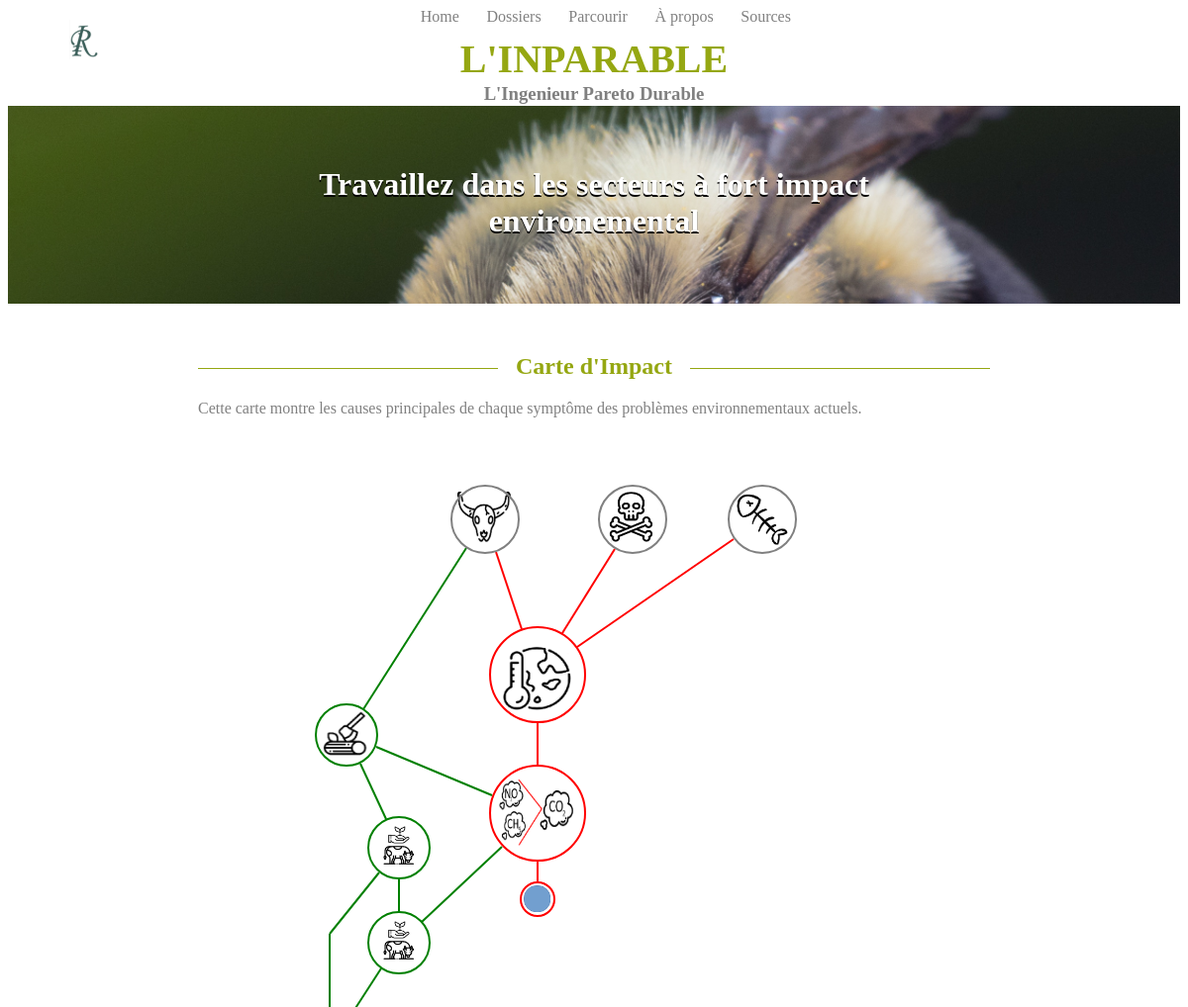
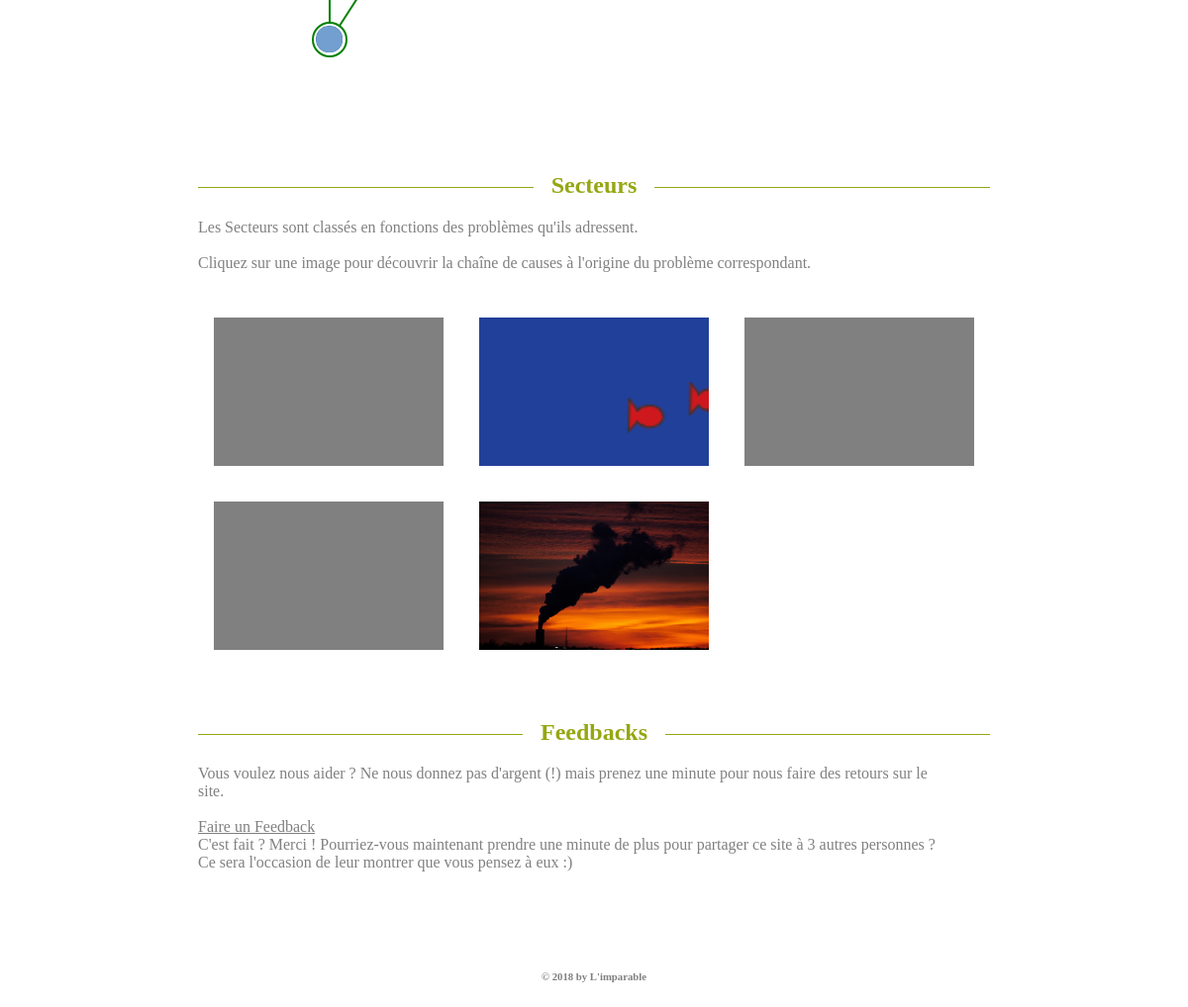
The page /ecosyn/ on the database its author committed (2 pictures, top to bottom).
### ecosyn/models.py (models this page shows, shortened)
class SujetOrSecteur(models.Model):
    name = models.CharField(max_length = 100)
    title = models.CharField(max_length=200)
    short_description = models.CharField(max_length=400, blank=True)
    date_created = models.DateField(auto_now_add = True)
    header_picture = models.ForeignKey(Picture, null = True, blank = True,
        on_delete = models.SET_NULL,
        related_name="+")
    icon_picture = models.ForeignKey(Icon, null = True, blank = True,
        on_delete = models.SET_NULL,
        related_name="+")
    def get_sections(self):
        sec=self.section_set.order_by("order").all()
        res=[]
        order=0
        temp=[]
        for i in sec:
            if i.order!=order:
                res.append(temp)
                temp=[i]
                order=i.order
            else:
                temp.append(i)
        res.append(temp)
        return res
    class Meta:
        abstract = True

class Page(SujetOrSecteur):
    pass

class Picture(models.Model):
    title = models.CharField(max_length=400, blank=True)
    source = models.CharField(max_length=300, blank=True)
    picture = models.ImageField(upload_to = "ecosyn/pictures/",
                                null = True, blank=True)
    link = models.CharField(max_length=400, blank=True)
    dims = models.ForeignKey(PictureDim, on_delete= models.SET_NULL,
                                null=True, blank=True)

class Section(models.Model):
    title = models.CharField(max_length=200, blank=True)
    subtitle = models.CharField(max_length=200, blank=True)
    text = models.TextField(default="", blank=True)
    order = models.PositiveSmallIntegerField()
    opinion = models.BooleanField(blank=True, default = False)
    background = models.ForeignKey(Picture, on_delete = models.SET_NULL,
        null = True, blank=True)
    sujet = models.ForeignKey(Sujet, on_delete = models.CASCADE,
        related_name = "section_set", null = True, blank=True)
    secteur = models.ForeignKey(Secteur, on_delete = models.CASCADE,
        related_name = "section_set", null = True, blank=True)
    page = models.ForeignKey(Page, on_delete = models.CASCADE,
        related_name = "section_set", null = True, blank=True)
    def get_text(self):
        res=[]
        last=False
        text=self.text
        if text=="":
            return text
        text=find_links(self.text)
        for i in text.split('\n'):
            boo=i[0]=='-'
            if boo:
                i = "\n<li> %s </li>"%i[1:]
            else:
                i = "\n" + i
            if not last and boo:
                i = "\n</p><ul>" + i[1:]
            elif last and not boo:
                i = "\n</ul><p>" + i
            last=boo
            res.append(i)
        if last:
            res.append("</ul><p>")
        res = "".join(res)
        res=res.replace("\r\n","</p><p>")
        res=res.replace("\r","")
        res=res.replace("</p><p></p><p>","</p><br><p>")
        res=res.replace("</p><p></p><p>","</p><br><p>")
        return res
    def get_illustrations(self):
        temp=[["middle",[],0,0],["middle",[],0,0],["center",[],0,0]]
        for pic in self.illustrations.all():
            if pic.position=="L":
                temp[0][1].append(pic)
                temp[0][2]=max(temp[0][2],pic.width)
                temp[0][3]+=pic.height
            elif pic.position=="R":
                temp[1][1].append(pic)
                temp[1][2]=max(temp[1][2],pic.width)
                temp[1][3]+=pic.height
            else:
                temp[2][1].append(pic)
                temp[2][2]+=pic.width
                temp[2][3]=max(temp[2][3],pic.height)
        temp[0][3]=max(temp[0][3],temp[1][3])
        temp[1][3]=temp[0][3]
        if len(temp[2][1])>0:
            pos = temp[2][1][0].position
            if pos == "BR":
                temp[2][0] = "right"
            elif pos == "BL":
                temp[2][0] = "left"
        for i in range(2):
            if len(temp[i][1])>0:
                pos = temp[i][1][0].position
                if pos in ["RT","LT"]:
                    temp[i][0] = "top"
                elif pos in ["RB","LB"]:
                    temp[i][0] = "bottom"
        self.text_size=(-temp[0][2]-temp[1][2],-temp[2][3])
        print(temp)
        return temp

class Illustration(models.Model):
    name = models.CharField(max_length=50,default="Illustration")
    section = models.ManyToManyField(Section,related_name="illustrations")
    position = models.CharField(max_length=2,choices=POSITIONS, default="L")
    picture = models.ForeignKey(Picture, on_delete=models.SET_NULL, null=True, blank=True)
    code = models.TextField(null=True, blank=True)
    height = models.IntegerField()
    width = models.IntegerField()
    def picture_size(self):
        w,h=self.width,self.height
        if self.picture is None:
            return False
        else:
            size_pic,size_crop,margin_pic=self.picture.resize(width=w,height=h)
            self.size_pic = size_pic
            self.size_crop = size_crop
            self.margin_pic = margin_pic
        return True
    def get_diagram(self):
        self_nodes=self.nodes.all()
        self_arrows=self.arrows.all()
        if len(self_nodes)==0:
            return False
        nodes = [n.get_icon_obj() for n in self_nodes]
        node_liens = [n.liens.all() for n in self_nodes]
        pairs = []
        for n,n_liens in zip(nodes,node_liens):
            if len(n_liens)==0:
                    liens = Lien.objects.filter(cause__id=n.target_id).all()
                    liens = [l.consequence.id for l in liens]
                    temp = [(n,target) for target in nodes if target.target_id in liens]
                    pairs.extend(temp)
            else:
                ids=set([(i.cause.id,i.consequence.id) for i in n_liens])
                for n in nodes:
                    pairs.extend([(n,i) for i in nodes if i is not n and
                                    (n.target_id,i.target_id) in ids])
        ids = set([(i.cause.id,i.consequence.id) for i in self_arrows])
        pairs = [p for p in pairs if (p[0].target_id,p[1].target_id) not in ids]
        lines=[]
        arrows=[]
        for obj in self_arrows:
            n0=[i for i in nodes if i.node_id==obj.cause.id]
            n1=[i for i in nodes if i.node_id==obj.consequence.id]
            if len(n0)!=1 or len(n1)!=1:
                continue
            n0=n0[0]
            n1=n1[0]
            pt=[(obj.X0, obj.Y0), (obj.X1,obj.Y1)]
            pt=[np.array(i) for i in pt if None not in i]
            if len(pt)==0:
                pairs.append((n0,n1))
                continue
            pairs = [p for p in pairs if (p[0].node_id,p[1].node_id)!=(n0.node_id,n1.node_id)]
            vect = pt[0]-np.array(n0.pos)
            first_pt = np.array(n0.pos)+vect*n0.size/np.sqrt(sum(vect*vect))
            vect = np.array(n1.pos) - pt[-1]
            last_pt = np.array(n1.pos)-vect*n1.size/np.sqrt(sum(vect*vect))
            pt=[first_pt,*pt,last_pt]
            lines.extend([((*i,*j),n0.color) for i,j in zip(pt[:-1],pt[1:])])
            arrows.append(((*pt[-2],*pt[-1]),n0.color))
        margin=10
        line_width=2
        diagram=DiagramObj(self.id,nodes,pairs,margin,
                            self.width,self.height,line_width)
        diagram.add_arrows(arrows,lines)
        print(diagram.lines)
        return diagram

class Secteur(SujetOrSecteur):
    color = models.CharField(max_length = 50, default="grey")
    order = models.IntegerField(default = 0)

### ecosyn/views.py (the view)
# urls.py: 2. Add a URL to urlpatterns:  path('', views.home, name='home')
def home(request):
    page = get_object_or_404(Page, name="Accueil")
    secteur_list = Secteur.objects.order_by('-name').all()
    context={"object":page, "secteur_list":secteur_list}
    return render(request,'ecosyn/home.html',context)

### ecosyn/templates/ecosyn/home.html (shortened to what this page needs)
{% extends "ecosyn/section/page_generic.html" %}
{% block sections %}
{% for section_list in object.get_sections %}
{% if section_list %}
{% include "ecosyn/section/part_generic.html" %}
{% if section_list.0.title == "Secteurs" %}
<div id="Secteur_list_container">
{% for sec in secteur_list %}
    <div class="secteur_container" id="secteur_container_{{sec.id}}"
        style="{% if sec.header_picture %}
        background-image: url({{ sec.header_picture.picture.url }}) {% endif%};"
        onmouseenter="show_text('secteur_description_{{sec.id}}');">
    </div>
{% endfor %}
</div>
{% endif %}
{% endif %}
{% endfor %}
{% endblock %}

### ecosyn/templates/ecosyn/section/page_generic.html (shortened to what this page needs)
{% extends "ecosyn/base.html" %}
{%block content%}
{%load define_action%}
<div id="page_title_div">
    {% if object.header_picture is not None %}
    <img src="{{ object.header_picture.picture.url }}"
        alt="Header pic" id="header_picture"/>
    {% endif %}
    {% block title %}
    {% if object.header_picture is not None %}
    <div id="page_title_area0">
        <h1 style="text-align: center;" id="page_title2">{{object.title}}</h1>
    </div>
    <div id="page_title_area1">
        <h1 style="text-align: center;" id="page_title">{{object.title}}</h1>
    </div>
    {% else %}
    <div id="page_title_area2">
        <h1 style="text-align: center;" id="page_title">{{object.title}}</h1>
    </div>
    {% endif %}
    {% endblock %}
</div>
<div id="main">
<div id="main2">
{% with width=800 %}
{% with height=500 %}
{% with icon_height=50 %}
{% block sections %}{% endblock %}
{% endwith %}
{% endwith %}
{% endwith %}
</div>
</div>
{% endblock content %}

### ecosyn/templates/ecosyn/base.html (shortened to what this page needs)
{% load static %}
<html>
<head>
</head>
<link rel="stylesheet" type="text/css" href="{% static 'ecosyn/style.css' %}" />
<body>
<header id="header">
<div id="header_banner">
<a href="{% url 'ecosyn:home' %}" class="header_link"> Home </a>
<a href="{% url 'ecosyn:reports' %}" class="header_link"> Dossiers </a>
<a href="{% url 'ecosyn:topics' %}" class="header_link"> Parcourir </a>
<a href="{% url 'ecosyn:apropos' %}" class="header_link"> À propos </a>
<a href="{% url 'ecosyn:sources' %}" class="header_link"> Sources </a>
</div>
<div id="header_title">
    <h2 class="header_title"> L'INPARABLE </h2>
    <h3 class="header_title"> L'Ingenieur Pareto Durable </h3>
</div>
<a id="main_icon" href="{% url 'ecosyn:home' %}">
<img src="/media/ecosyn/icone_main.png" alt="Home" style="width:30px">
<a>
</header>
{% block content %}
{% endblock %}
<footer id="footer">
    <h6> © 2018 by L'imparable </h6>
</footer>
</body>
</html>

### ecosyn/templates/ecosyn/section/part_generic.html (shortened to what this page needs)
{%load define_action%}
{% with number=section_list|length %}
{% if number >= 1 %}
<div id="section{{section_list.0.order}}" class="section_parent"
    style="{% if number > 1 %} height:{{height}}px; {% endif %}" >
{% if number == 1 %}
    {% with section=section_list.0 %}
    {% include "ecosyn/section/section_generic.html" %}
    {% endwith %}
{%endif%}
</div>
{%endif%}
{% endwith %}

### ecosyn/templates/ecosyn/section/section_generic.html (shortened to what this page needs)
{%load define_action%}
{% if number == 1 %}
{% with margin=20 %}
<div class="section" style="
    {% if section.background %} background:{{section.background.url}}; {%endif%}">
    {% with text=section.get_text|safe %}
    {% if section.title %}
        <h2 {% if not section.opinion %}class="text_line" {% endif %}>
        {{section.title }}
        </h2>
    {% endif %}
    {% with pics=section.get_illustrations %}
    <div id="section_div{{section.id}}">
        <div class="section_text" id="section_text{{section.id}}">
            <p> {{text}} </p>
        </div>
    </div>
    {% if pics.2.1 %}
    <div class="section_pic_bottom"
        style="height:{{pics.2.3}}px; text-align:{{pics.2.0}};
        margin-top: {{margin}}px;">
        {% for illustration in pics.2.1 %}
        {% include "ecosyn/section/illustration_generic.html" %}
        {% endfor %}
    </div>
    {% endif %}
    {%endwith%}
    {%endwith%}
</div>
{%endwith%}
{%endif%}

### ecosyn/templates/ecosyn/section/illustration_generic.html
<div class = "illustration">
{% if illustration.picture_size %}
    {% with pic=illustration.picture %}
    {% if pic.link %}
    <a href="{{pic.link}}">
    {%endif%}
    <div class="crop_image"
        style="width: {{illustration.size_crop.0}}px;
               height: {{illustration.size_crop.1}}px";>
        <img src="{{illustration.picture.picture.url}}"
            alt="{{illustration.picture.title}}"
            style="width: {{illustration.size_pic.0}}px;
                   height: {{illustration.size_pic.1}}px;
                   margin: {{illustration.margin_pic}};">
    </div>
    {% if pic.link %}
    </a>
    {%endif%}
    {%endwith%}
{% elif illustration.code %}
    {{illustration.code|safe}}
{% elif illustration.nodes %}
    {% with diagram=illustration.get_diagram %}
    {% include "ecosyn/diagram.html" %}
    {% endwith %}
{% endif %}
</div>

### ecosyn/templates/ecosyn/diagram.html (shortened to what this page needs)
{%load define_action%}
<div id="diagram_{{diagram.name}}" class="diagram_div"
    style="width :{{diagram.width}}px; height:{{diagram.height}}px">
    <div class="diagram_overlay" style="width :{{diagram.width}}px;
                        height:{{diagram.height}}px">
        {% for icon  in diagram.icons %}
        <div class="diagram_icon"
            style="position: absolute;
            left: {{icon.pos.0|subtract2:icon.size}};
            top: {{icon.pos.1|subtract2:icon.size}};">
        </div>
        {%endfor%}
    </div>
    <canvas class="diagram_canvas" id="diagram_canvas_{{diagram.name}}"
            width="{{diagram.width}}px" height="{{diagram.height}}px">
    </canvas>
    <div class="cause_overlay"
         style="width :{{diagram.width}}px; height:{{diagram.height}}px">
    {% for icon  in diagram.icons %}
    <a class="diagram_text_link"
        href="{% url 'ecosyn:topic_details' icon.target_id %}">
        <div class="diagram_icon"
            style="position: absolute;
            left: {{icon.pos.0|subtract2:icon.size}};
            top: {{icon.pos.1|subtract2:icon.size}};
            width: {{icon.size|add:icon.size}}px;
            height: {{icon.size|add:icon.size}}px;"
            onmouseenter="show_text('text_{{diagram.name}}_{{forloop.counter}}');">
        </div>
    </a>
    {% endfor %}
    </div>
</div>

### rows shown on the page
Page: header_picture.picture (picture), title "Travaillez dans les secteurs à fort impact environemental"
Section: title "Carte d'Impact", text "Cette carte montre les causes principales de chaque symptôme des problèmes environnementaux actuels.", {{ pics.2.3 }} 700 (drawn)
Illustration: {{ diagram.width }} 700 (drawn), {{ icon.size|add:icon.size }} 68 (drawn), {{ icon.size|add:icon.size }} 62 (drawn), {{ icon.size|add:icon.size }} 34 (drawn), {{ icon.size|add:icon.size }} 96 (drawn)
Section: title "Secteurs", text "Les Secteurs sont classés en fonctions des problèmes qu'ils adressent. Cliquez sur une image pour découvrir la chaîne de causes à l'origine du problème correspondant."
Secteur: header_picture.picture (picture)
Secteur: header_picture.picture (picture)
Section: title "Feedbacks", text "Vous voulez nous aider ? Ne nous donnez pas d'argent (!) mais prenez une minute pour nous faire des retours sur le site. Faire un Feedback C'est fait ? Merci ! Pourriez-vous maintenant prendre une minute de plus pour partager ce site à 3 autres personnes ? Ce sera l'occasion de leur montrer que vous pensez à eux :)"

### other values the page prints
chart data {{ diagram.line_width }} 2
chart data {{ line.pos.0 }} 117, 130, 140, 153, 176, 93, 277, 318, 333, 293, 293, 153, 83, 83
